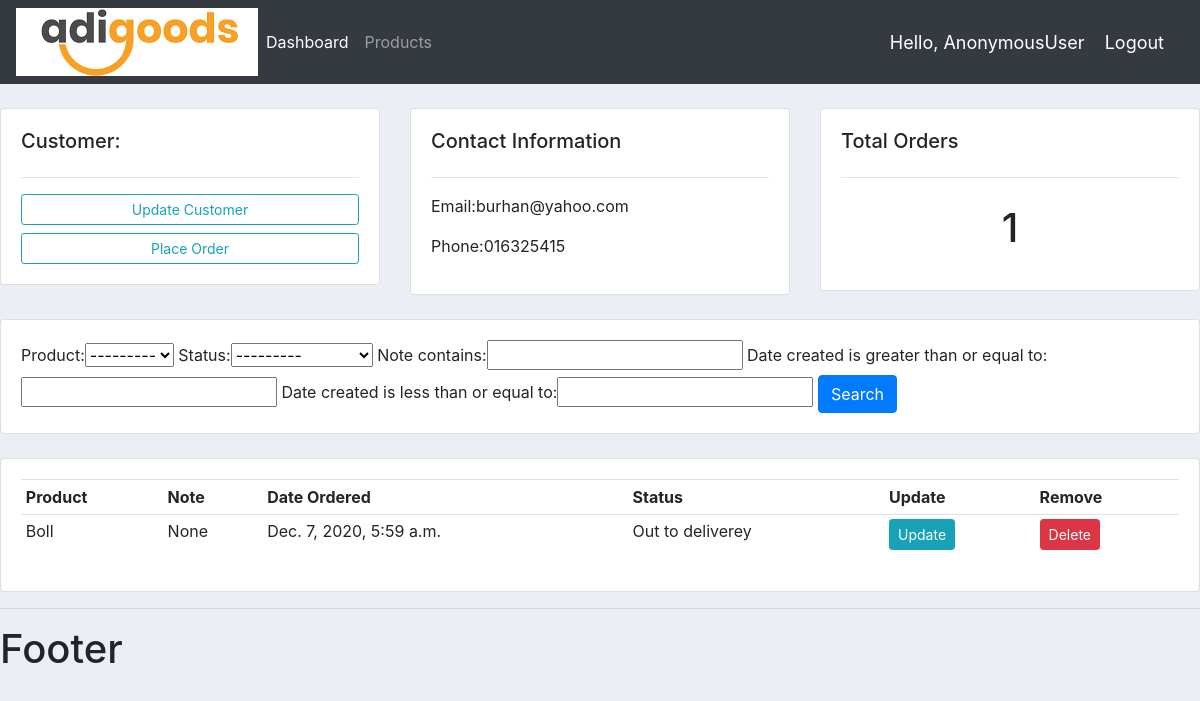
/customer/4/, run on the app's committed database.
### accounts/models.py (models this page shows, shortened)
class Customer(models.Model):
    name = models.CharField(max_length=200, null=True)
    phone = models.CharField(max_length=200, null=True)
    email = models.CharField(max_length=200, null=True)
    date_created = models.DateTimeField(auto_now_add=True, null=True)

class Order(models.Model):
    STATUS = {
        ('Pending','Pending'),
        ('Out to deliverey', 'Out to deliverey'),
        ('Delivered', 'Delivered'),
    }
    customer = models.ForeignKey(Customer, null=True, on_delete=models.SET_NULL)
    product = models.ForeignKey(Product, null=True, on_delete=models.SET_NULL)
    date_created = models.DateTimeField(auto_now_add=True, null=True)
    status = models.CharField(max_length=200, null=True, choices=STATUS)
    note = models.CharField(max_length=1000, null=True)

class Product(models.Model):
    CATEGORY = {
        ('Indoor', 'Indoor'),
        ('Out Door', 'Out Door'),
    }
    name = models.CharField(max_length=200, null=True)
    price = models.FloatField(null=True)
    category = models.CharField(max_length=200, null=True, choices=CATEGORY)
    description = models.CharField(max_length=200, null=True, blank=True)
    date_created = models.DateTimeField(auto_now_add=True, null=True)
    tag = models.ManyToManyField(Tag)
    def __str__(self):
        return self.name

### accounts/views.py (the view)
# urls.py: path('customer/<str:pk_test>/',views.customer, name='customer'),
def customer(request,pk_test):
    customer = Customer.objects.get(id=pk_test)
    orders = customer.order_set.all()
    orders_count = orders.count()
    myFilter = OrderFilter(request.GET, queryset=orders)
    order = myFilter.qs
    context ={'customer': customer, 'orders': orders, 'orders_count': orders_count, 'myFilter': myFilter}
    return render(request, 'accounts/customer.html', context)

### accounts/templates/accounts/customer.html (shortened to what this page needs)
{% extends 'accounts/main.html' %}
{% block body %}
	<br>
<div class="row">
	<div class="col-md">
		<div class="card card-body">
			<h5>Customer:</h5>
			<hr>
			<a class="btn btn-outline-info  btn-sm btn-block" href="">Update Customer</a>
			<a class="btn btn-outline-info  btn-sm btn-block" href="{% url 'created_order' customer.id %}">Place Order</a>
		</div>
	</div>
	<div class="col-md">
		<div class="card card-body">
			<h5>Contact Information</h5>
			<hr>
			<p>Email:{{ customer.email }} </p>
			<p>Phone:{{ customer.phone }} </p>
		</div>
	</div>
	<div class="col-md">
		<div class="card card-body">
			<h5>Total Orders</h5>
			<hr>
			<h1 style="text-align: center;padding: 10px">{{ orders_count }}</h1>
		</div>
	</div>
</div>
<br>
<div class="row">
	<div class="col">
		<div class="card card-body">
			<form method="get">
				{{ myFilter.form }}
		    <button class="btn btn-primary" type="submit">Search</button>
		  </form>
		</div>
	</div>
</div>
<br>
<div class="row">
	<div class="col-md">
		<div class="card card-body">
			<table class="table table-sm">
				<tr>
					<th>Product</th>
					<th>Note</th>
					<th>Date Ordered</th>
					<th>Status</th>
					<th>Update</th>
					<th>Remove</th>
				</tr>
				{% for order in orders %}
				<tr>
					<td>{{ order.product }}</td>
					<td>{{ order.note }}</td>
					<td>{{ order.date_created }}</td>
					<td>{{ order.status }}</td>
					<td><a class="btn btn-sm btn-info" href="{% url 'update_order' order.id %}">Update</a></td>
					 <td><a class="btn btn-sm btn-danger" href="{% url 'delete_order' order.id  %}">Delete</a></td>
				</tr>
				{% endfor %}
			</table>
		</div>
	</div>
</div>
{% endblock %}

### static/css/main.css (style rules this page uses)
body { background-color: #ebeff5; }

### data on the page
Customer: email "burhan@yahoo.com", phone "016325415"
Order: product "Boll", note "None", date_created "Dec. 7, 2020, 5:59 a.m.", status "Out to deliverey"

### other printed values
{{ request.user }} "AnonymousUser"
{{ orders_count }} "1"
